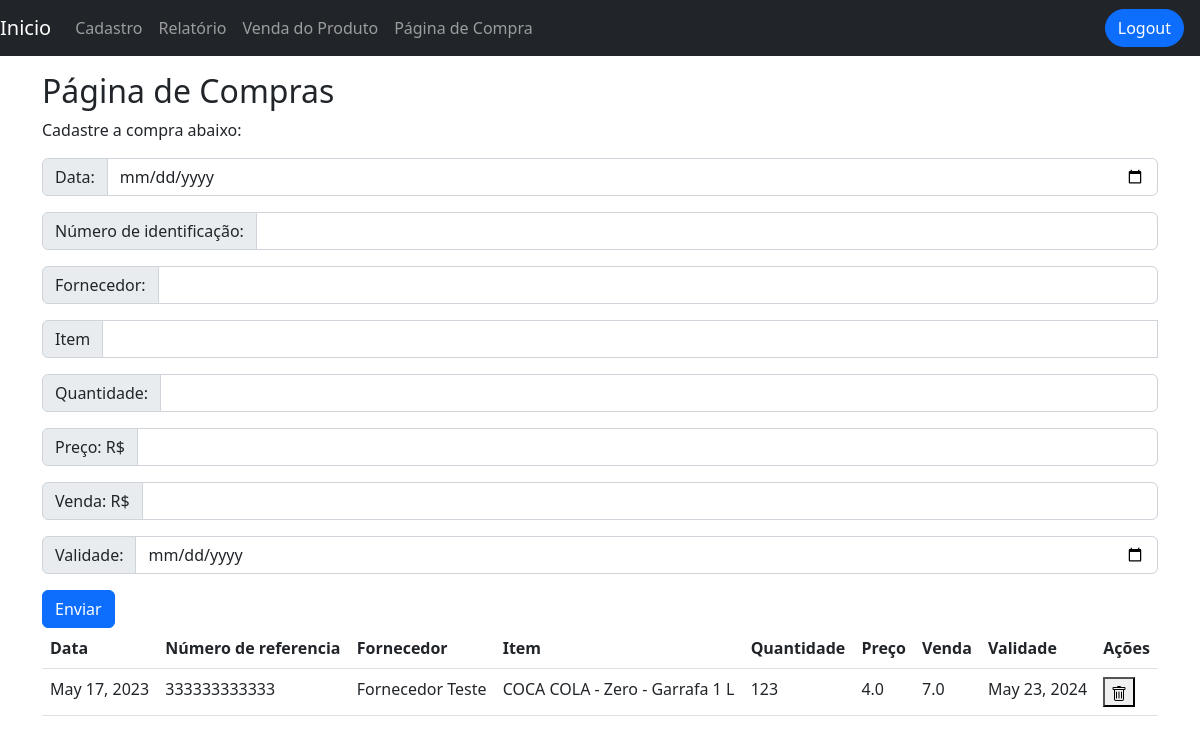
/estoque/pagina_de_compra (signed in), run on the app's committed database.
### app_estoque/models.py (models this page shows, shortened)
class Compra(models.Model):
    compra_id           = models.AutoField(primary_key=True)
    data_compra         = models.DateField()
    numero_referencia   = models.PositiveBigIntegerField()
    fornecedor          = models.CharField(max_length=30)
    fk_item_id          = models.ForeignKey('Itens', on_delete=models.PROTECT)
    quantidade          = models.PositiveSmallIntegerField()
    custo_unitario      = models.FloatField()
    validade            = models.DateField()
    valor_de_venda      = models.FloatField()
    restantes           = models.PositiveSmallIntegerField()

class Itens(models.Model):
    item_id             = models.AutoField(primary_key=True)
    categoria           = models.CharField(max_length=30)
    marca               = models.CharField(max_length=30, default="NA")
    produto_sabor       = models.CharField(max_length=30, default="NA")
    tipo                = models.CharField(max_length=30, default="NA")
    volume              = models.CharField(max_length=30)
    def __str__(self):
        return f"{self.marca.upper()} - {self.produto_sabor} - {self.tipo} {self.volume}"

### app_estoque/views.py (the view, shortened to what this page needs)
# urls.py: path("pagina_de_compra", views.pagina_compra, name="pagina_compra"),
def pagina_compra(request):
    if not request.user.is_authenticated:
        return redirect(autenticacao)
    retorno = {}
    retorno['itens']   = Itens.objects.all()
    retorno['compras'] = Compra.objects.all().order_by('-data_compra')
    return render(request, 'pagina_compra.html', retorno)

### app_estoque/templates/pagina_compra.html (shortened to what this page needs)
<!DOCTYPE html>
<html lang="pt">
<head>
  <link href="https://cdn.jsdelivr.net/npm/bootstrap@5.2.3/dist/css/bootstrap.min.css" rel="stylesheet">
</head>
<body>
{% include "navbar.html" %}
<div class="container mt-3">
  <h2>Página de Compras</h2>
  <p>Cadastre a compra abaixo:</p>
  <form action="pagina_de_compra" method="post">
    <div class="input-group mb-3">
      <span class="input-group-text">Data:</span>
      <input type="date" class="form-control" name="data_compra" required>
    </div>
    <div class="input-group mb-3">
      <span class="input-group-text">Número de identificação:</span>
      <input type="number" class="form-control" name="n_identificacao" required>
    </div>
    <div class="input-group mb-3">
      <span class="input-group-text">Fornecedor:</span>
      <input type="text" class="form-control" name="fornecedor" required>
    </div>
    <div class="input-group mb-3">
      <span class="input-group-text">Item </span>
      <input class="form-control w-50" list="itens" name="item" id="item" autocomplete="off" required>
    </div>
    <div class="input-group mb-3">
      <span class="input-group-text">Quantidade:</span>
      <input type="number" class="form-control" name="quantidade" required>
    </div>
     <div class="input-group mb-3">
      <span class="input-group-text">Preço: R$</span>
      <input type="number" class="form-control" name="custo" step="0.01" required>
    </div>
    <div class="input-group mb-3">
      <span class="input-group-text">Venda: R$</span>
      <input type="number" class="form-control" name="venda" step="0.01">
    </div>
    <div class="input-group mb-3">
      <span class="input-group-text">Validade:</span>
      <input type="date" class="form-control" name="validade" required>
    </div>
    <button type="submit" class="btn btn-primary">Enviar</button>
  </form>
     <table class="table table-hover">
    <thead>
      <tr>
        <th>Data</th>
        <th>Número de referencia</th>
        <th>Fornecedor</th>
        <th>Item</th>
        <th>Quantidade</th>
        <th>Preço</th>
        <th>Venda</th>
        <th>Validade</th>
        <th>Ações</th>
      </tr>
    </thead>
    <tbody>
    {% for c in compras %}
      <tr>
        <td>{{c.data_compra}}</td>
        <td>{{c.numero_referencia}}</td>
        <td>{{c.fornecedor}}</td>
        <td>{{c.fk_item_id}}</td>
        <td>{{c.quantidade}}</td>
        <td>{{c.custo_unitario}}</td>
        <td>{{c.valor_de_venda}}</td>
        <td>{{c.validade}}</td>
        <td>
    <form action="pagina_de_compra" method="post">
            <button type="submit" name="deletar" value="{{c.compra_id}}">
            </button>
    </form>
        </td>
      </tr>
    {% endfor %}
    </tbody>
</div>
</body>
</html>

### data on the page
Compra: data_compra "May 17, 2023", numero_referencia "333333333333", fornecedor "Fornecedor Teste", fk_item_id "COCA COLA - Zero - Garrafa 1 L", quantidade "123", custo_unitario "4.0", valor_de_venda "7.0", validade "May 23, 2024", {{ c.compra_id }} 14 (drawn)
